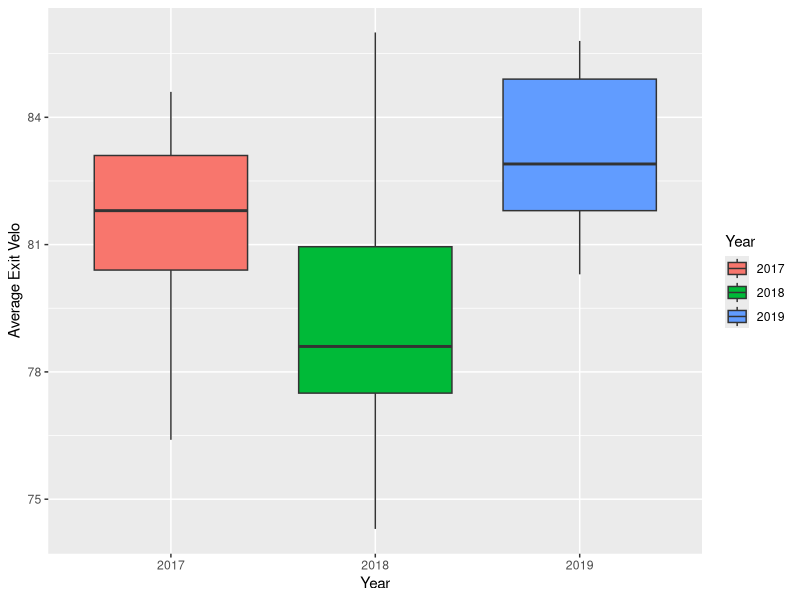

Recreate this plot in R. (Note: this script raises an error after producing the figure.)
## ---- chunk 1
knitr::opts_chunk$set(echo = TRUE)
## ---- chunk 2
knitr::opts_chunk$set(echo = FALSE)
library(knitr)
library(dplyr)
library(tidyverse)
library(data.table)
library(ggplot2)

data_metrics <- (read_csv("metrics_2_18.csv"))


averages <- round(matrix(c(mean(data_metrics$Bat.Speed..mph.), 
                     mean(data_metrics$Attack.Angle..deg.), 
                     mean(data_metrics$Time.to.Contact..sec.), 
                     mean(data_metrics$Vertical.Bat.Angle..deg.), 
                     mean(data_metrics$Peak.Hand.Speed..mph.), 
                     mean(data_metrics$Power..kW.), 
                     mean(data_metrics$Blast.Factor)),
                   ncol=7,byrow=TRUE),2)
colnames(averages) <- c("Bat Speed (mph)","Attack Angle (?)",
                        "Time to Contact (sec)",
                        "Vertical Bat Angle (?)",
                        "Peak Hand Speed (mph)",
                        "Power (kW)",
                        "Blast Factor")
rownames(averages) <- c("Averages")
averages <- as.table(averages)

## ---- chunk 3
kable(averages)
## ---- chunk 4
sessions <- (read_csv("hittrax_sessions.csv"))

sessions$Date <- as.Date(sessions$Date, format="%m/%d/%Y")


## ---- chunk 5
filtered_sessions <-  sessions %>%
  mutate(year = str_sub(sessions$Date, 1,4)) %>% #gets year from Date column
  filter(AB > 10) %>%
  group_by(year) %>%
  filter(year == 2019)

filtered_2019 <- round(matrix(c(mean(filtered_sessions$AvgV), 
                           max(filtered_sessions$MaxV)),
                         ncol=2,byrow=TRUE), 2)
colnames(filtered_2019) <- c("Average Exit Velo (mph)","Max Exit Velo (mph)")
rownames(filtered_2019) <- c("")
filtered_2019 <- as.table(filtered_2019)

  
## ---- chunk 6
kable(filtered_2019)
## ---- chunk 7
sessions_copy <- sessions[-36,]
sessions_copy <- sessions_copy[-35,]
sessions_copy <- sessions_copy[-19,]
  
## ---- chunk 8
sessions_copy %>%
  mutate(Year = str_sub(sessions_copy$Date, 1,4)) %>% #gets year from Date column
  filter(AB > 10) %>%
  group_by(Year) %>%
   #only in 2019 now
  ggplot(aes(x = Year,
             y = AvgV)) +
  geom_boxplot(aes(fill = Year)) +
  ylab("Average Exit Velo")
## ---- chunk 9
filtered_sessions <-  sessions_copy %>%
  mutate(Year = str_sub(sessions_copy$Date, 1,4)) %>% #gets year from Date column
  filter(AB > 10) %>%
  group_by(Year) %>%
  summarize(mean.exitVelo = round(mean(AvgV),2), max.exitvelo = max(MaxV))
## ---- chunk 10
kable(filtered_sessions,
      col.names = c("Year",
        "Average Exit Velo (mph)",
                    "Max Exit Velo (mph)"))
## ---- chunk 11
sessions_dates <- sessions %>%
  mutate(Year = str_sub(sessions$Date, 1,4)) %>% #gets year from Date column
  filter(AB > 10)

  
anova1<-aov(sessions_dates$AvgV~sessions_dates$Year) 
summary(anova1)
TukeyHSD(anova1)
anova1<-aov(sessions_dates$MaxV~sessions_dates$Year) 
summary(anova1)
TukeyHSD(anova1)
## ---- chunk 12
legend_names <- c("Line Drives", 
                  "Ground Balls",
                  "Fly Balls")
perc <- sessions %>% #saves summarize resutls in a table
  mutate(Year = str_sub(sessions$Date, 1,4)) %>% #gets year from Date column
  group_by(Year) %>%
  filter(AB > 10, Year == 2019) %>%
  summarize(mean.ld = mean(LD..),
            mean.gb = mean(GB..),
            mean.fb = mean(FB..))
## ---- chunk 13
perc %>%
  gather(key = "Type", value = "Proportion", -Year) %>% #changes the wide dataset to Long (x, y columns)
  ggplot(aes(x = Year,  
             y = Proportion)) +
  geom_bar(aes(fill = legend_names),
           stat = "identity",
           position = "dodge") +
  theme(legend.title = element_blank()) #gets rid of legend title
## ---- chunk 14
perc <- sessions %>% #saves summarize resutls in a table
  mutate(Year = str_sub(sessions$Date, 1,4)) %>% #gets year from Date column
  group_by(Year) %>%
  filter(AB > 10) %>%
  summarize(mean.ld = mean(LD..),
            mean.gb = mean(GB..),
            mean.fb = mean(FB..)) 

## ---- chunk 15
perc <- sessions %>% #saves summarize resutls in a table
  mutate(Year = str_sub(sessions$Date, 1,4)) %>% #gets year from Date column
  group_by(Year) %>%
  filter(AB > 10) %>%
  summarize(mean.ld = mean(LD..),
            mean.gb = mean(GB..),
            mean.fb = mean(FB..)) 

perc %>%
  gather(key = "Type", value = "Proportion", -Year) %>% #changes the wide dataset to Long (x, y columns)
  ggplot(aes(x = Year,  
             y = Proportion)) +
  geom_bar(aes(fill = Type),
           stat = "identity",
           position = "fill") +
  scale_fill_manual(values = c("#F8766D", "#00BA38", "#619CFF"),
                    labels = c("Fly Balls", 
                               "Ground Balls",
                               "Line Drives"), name = "")
## ---- chunk 16
sessions_dates <- sessions %>% #saves summarize resutls in a table
  mutate(year = str_sub(sessions$Date, 1,4)) %>% #gets year from Date column
  filter(AB > 10)

anova1<-aov(sessions_dates$GB..~sessions_dates$year) #is there an effect of year on gb %?
summary(anova1)
TukeyHSD(anova1)

anova1<-aov(sessions_dates$FB..~sessions_dates$year) #is there an effect of year on fb %?
summary(anova1)
TukeyHSD(anova1)

anova1<-aov(sessions_dates$LD..~sessions_dates$year) #is there an effect of year on ld %?
summary(anova1)
TukeyHSD(anova1)
## ---- chunk 17
data_metrics %>%
  ggplot(aes(x = data_metrics$Attack.Angle..deg 
             )) +
  geom_density() +
  xlab("Attack Angle") +
  ylab("Density")
## ---- chunk 18
data_metrics %>%
  group_by(Equipment) %>%
  summarize(mean.batspeed = mean(Bat.Speed..mph.), n_swings = n(), sd.batspeed = sd(Bat.Speed..mph.)) %>% #gets number of swings per bat
  filter(n_swings > 90) %>% #
  ggplot(mapping = aes(x = Equipment,
                       y = mean.batspeed)) +
  geom_col(aes(fill = Equipment)) +
  geom_errorbar(aes(ymin = mean.batspeed - sd.batspeed, ymax = mean.batspeed + sd.batspeed)) +
  theme(axis.text.x = element_text(angle = 90, hjust = 1)) +
  xlab("Bat Type") +
  ylab("Average Batspeed") +
  theme(legend.title = element_blank())
#can also just fkip text 45 degrres

## ---- chunk 19
filtered_bats <- data_metrics %>%
  group_by(Equipment) %>%
  mutate(n_swings = n()) %>% #gets number of swings per bat
  filter(n_swings > 90) %>%
  group_by(Equipment) %>%
  summarize(mean.batspeed = round(mean(Bat.Speed..mph.),2))


  

## ---- chunk 20


kable(filtered_bats,
      col.names = c("Bat Type",
        "Average Bat Speed (mph)"))
## ---- chunk 21
filtered_bats <- data_metrics %>%
  group_by(Equipment) %>%
  mutate(n_swings = n()) %>% #gets number of swings per bat
  filter(n_swings > 90)

## ---- chunk 22
filtered_bats %>%
  ggplot(aes(x = Attack.Angle..deg.)) +
  geom_density(aes(fill = Equipment), alpha = .2) +
  xlab("Attack Angle") +
  ylab("Density") +
  theme(legend.title = element_blank())
  
## ---- chunk 23
data_metrics %>%
  group_by(Equipment) %>%
  summarize(mean.Time_to_Contact = mean(Time.to.Contact..sec.), n_swings = n(), sd.Time_to_Contact = sd(Time.to.Contact..sec.)) %>%#gets number of swings per bat
  filter(n_swings > 90) %>%
  ggplot(mapping = aes(x = Equipment,
                     y = mean.Time_to_Contact)) +
  geom_col(aes(fill = Equipment)) +
  geom_errorbar(aes(ymin = mean.Time_to_Contact - sd.Time_to_Contact, ymax = mean.Time_to_Contact + sd.Time_to_Contact)) +
  theme(axis.text.x = element_text(angle = 90, hjust = 1)) +
  xlab("Bat Type") +
  ylab("Time to Contact") +
  theme(legend.title = element_blank())
